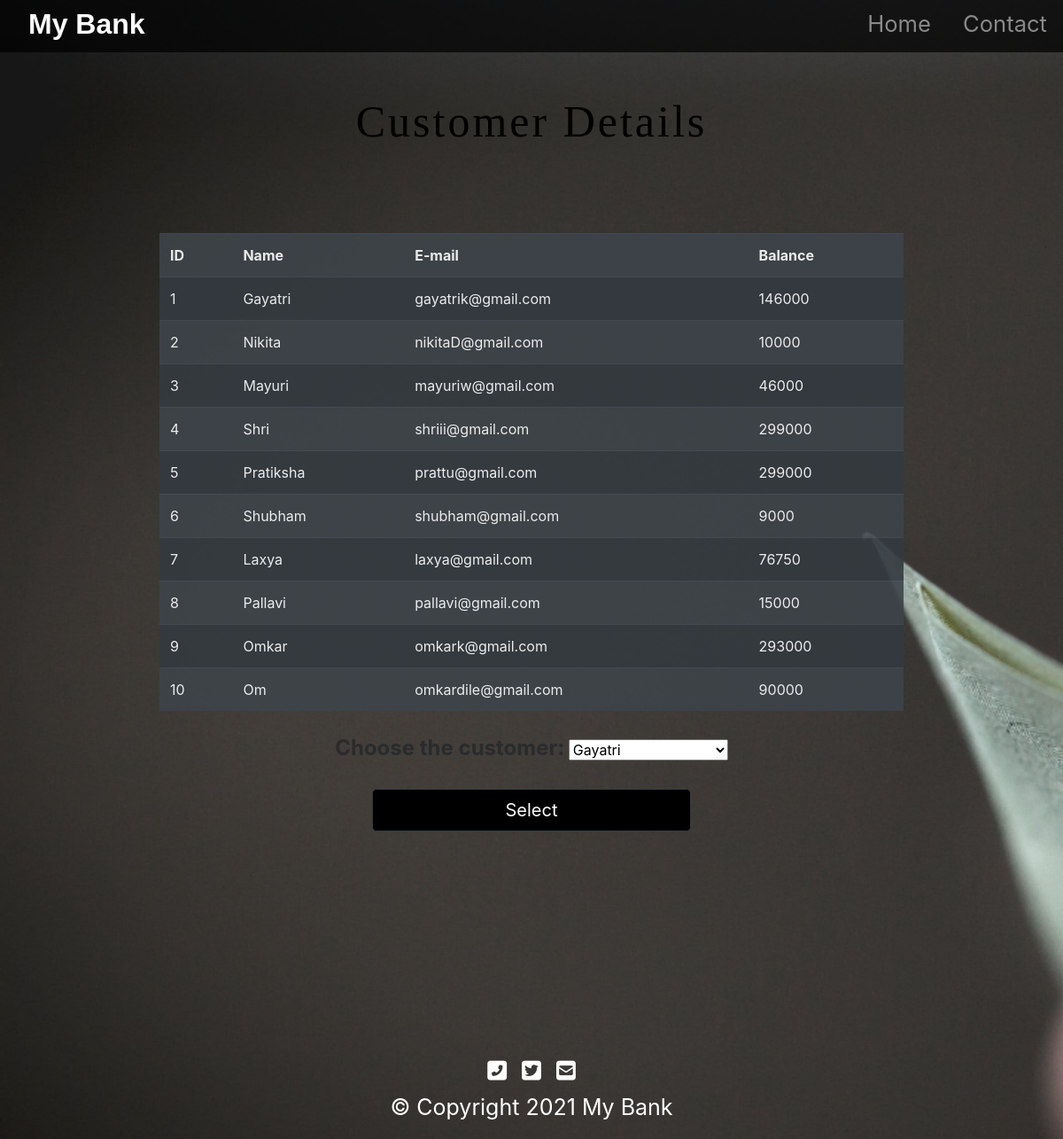
/customer.php, run on the app's committed database.
### tables this page shows
CREATE TABLE `customer` (
  `id` int(11) NOT NULL,
  `Name` varchar(255) NOT NULL,
  `email` varchar(255) NOT NULL,
  `balance` bigint(20) NOT NULL
);

### customer.php (the view, shortened to what this page needs)
<!DOCTYPE html>
<html lang="en">
<head>
  <link rel="stylesheet" href="https://stackpath.bootstrapcdn.com/bootstrap/4.5.2/css/bootstrap.min.css"
>
  <link rel="stylesheet" type="text/css" href="styles.css">
</head>
<body>
  <div id="title">
    <nav id="navbar" class="navbar navbar-expand-lg navbar-dark ">
      <a id="navbar-brand" href="index.php">My<span>  Bank</span></a>
      <div class="collapse navbar-collapse" id="navbarTogglerDemo01">
        <ul class="navbar-nav ml-auto">
          <li class="nav-item">
            <a class="nav-link" href="index.php">Home</a>
          </li>
          <li class="nav-item">
            <a class="nav-link" href="#footer">Contact</a>
          </li>
        </ul>
      </div>
    </nav>
  </div>
  <?php
 echo '<h1 class="intro"><center>Customer Details</center></h1>';
 echo '<table class=" listtable table-dark table  table-striped table-hover mt-5"  style="opacity: 0.9; width: 70%; margin: auto;">
 <tr>
     <th>ID</th>
     <th>Name</th>
     <th>E-mail</th>
     <th>Balance</th>
 </tr>';
    $server = "localhost";
    $username = "root";
    $password = "";
    $database = "bank";
    $con = mysqli_connect($server, $username, $password, $database);
     $sql = "SELECT id,Name,email,balance FROM customer;";
     $sql1 = "SELECT Name FROM customer;";
        $result=mysqli_query($con,$sql);
        while($row=mysqli_fetch_array($result)){
            echo '<tr>
            <td>'.$row["id"].'</td>
            <td>'.$row["Name"].'</td>
            <td>'.$row["email"].'</td>
            <td>'.$row["balance"].'</td>
        </tr>';
          }
 echo'</table>';
?><br>
  <form action="select.php" method="POST" style="text-align:center">
    <label class="choose">Choose the customer: </label>
    <select id="cus" name="cus" style="width:15%">
      <?php $result1=mysqli_query($con,$sql1); ?>
      <?php while($row1=mysqli_fetch_array($result1)):; ?>
      <option value="<?php echo $row1[0]; ?>">
        <?php echo $row1[0]; ?>
      </option>
      <?php endwhile ;
    ?>
    </select><br>
    <div><button class="btn btn-dark btn-lg" style="margin-top:20px;">Select</button></div>
  </form>
  <br><br>
</body>
<footer id="footer">
  <i class="social-icon fas fa-phone-square-alt"></i>
  <i class="social-icon fab fa-twitter-square"></i>
  <i class="social-icon fas fa-envelope-square"></i>
  <p>© Copyright 2021 My Bank</p>
</footer>
</html>

### styles.css (style rules this page uses)
#title { background: rgba(0,0,0,0.7); }
#navbar { text-align: center; padding: 0 0 5px; }
#navbar-brand { text-align: center; text-decoration: none; color:#fdfffc; font-family: sans-serif; font-size: 2rem; font-weight: bold; padding-left: 2rem; }
span { color:white; }
.nav-item { padding: 0 10px; }
.nav-link { font-size: 1.6rem; }
.btn { background-color: black; }
.intro { text-align: center; font-size: 50px; letter-spacing: 3px; font-family: 'sans-serif'; position: relative; padding:4% 8%; color:black; }
button { height: 30%; width: 30%; }
.choose { font-size:1.5rem; color:#292b2c; font-style:Ubuntu; font-weight:bold }
#footer { margin-top: 200px; padding: 5% auto; text-align: center; color: white; font-size: 25px; }
.social-icon { margin: 10px 5px; color: white; }

### customer.php (style rules this page uses)
body { background-image: url("img/mybank.jpg"); background-size: cover; height: 100%; width: 100%; background-repeat: no-repeat; background-attachment: fixed; }

### data on the page
customer: id "1", Name "Gayatri", email "gayatrik@gmail.com", balance "146000"
customer: id "2", Name "Nikita", email "nikitaD@gmail.com", balance "10000"
customer: id "3", Name "Mayuri", email "mayuriw@gmail.com", balance "46000"
customer: id "4", Name "Shri", email "shriii@gmail.com", balance "299000"
customer: id "5", Name "Pratiksha", email "prattu@gmail.com", balance "299000"
customer: id "6", Name "Shubham", email "shubham@gmail.com", balance "9000"
customer: id "7", Name "Laxya", email "laxya@gmail.com", balance "76750"
customer: id "8", Name "Pallavi", email "pallavi@gmail.com", balance "15000"
customer: id "9", Name "Omkar", email "omkark@gmail.com", balance "293000"
customer: id "10", Name "Om", email "omkardile@gmail.com", balance "90000"

### other printed values
form field cus "Gayatri"
